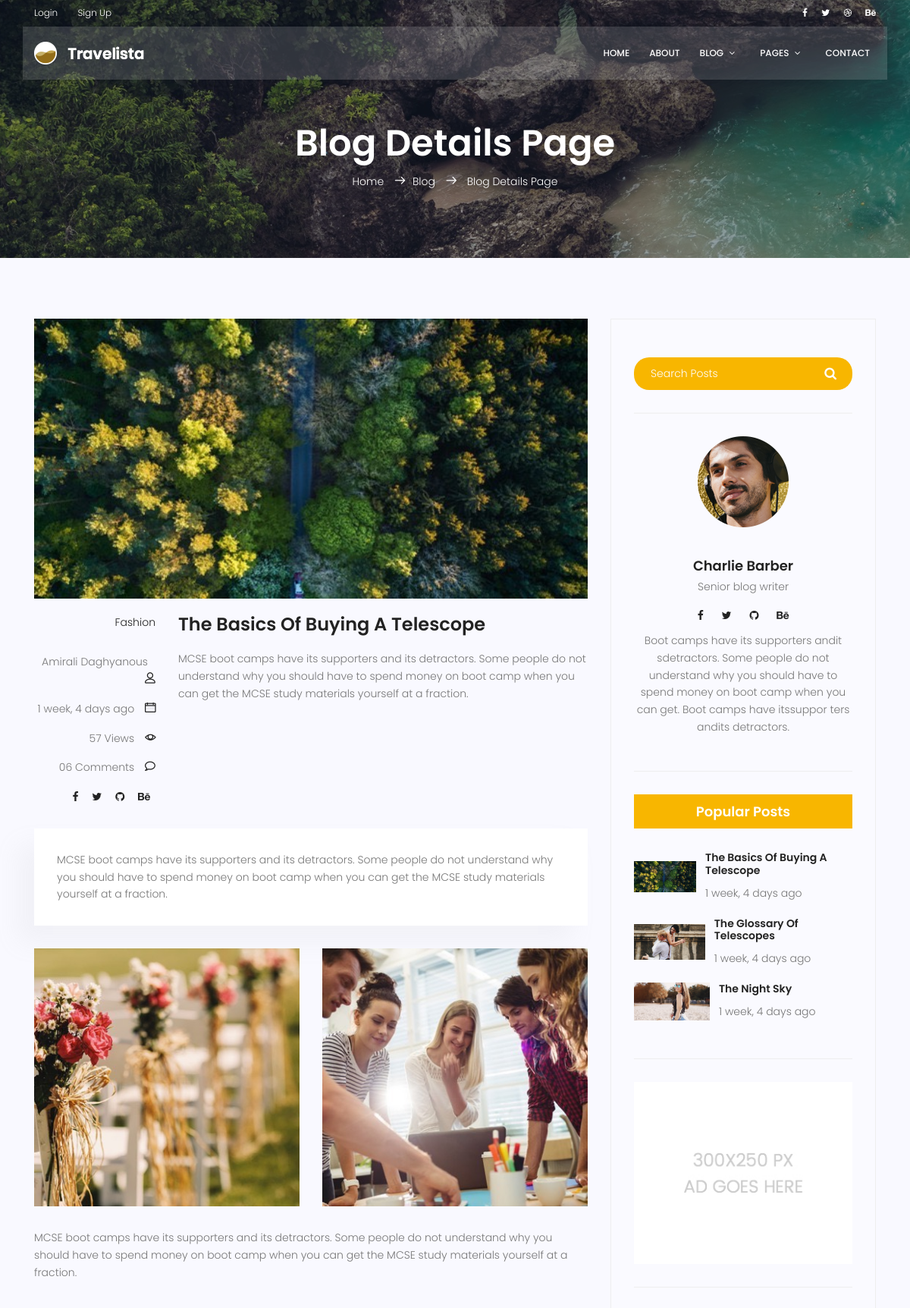
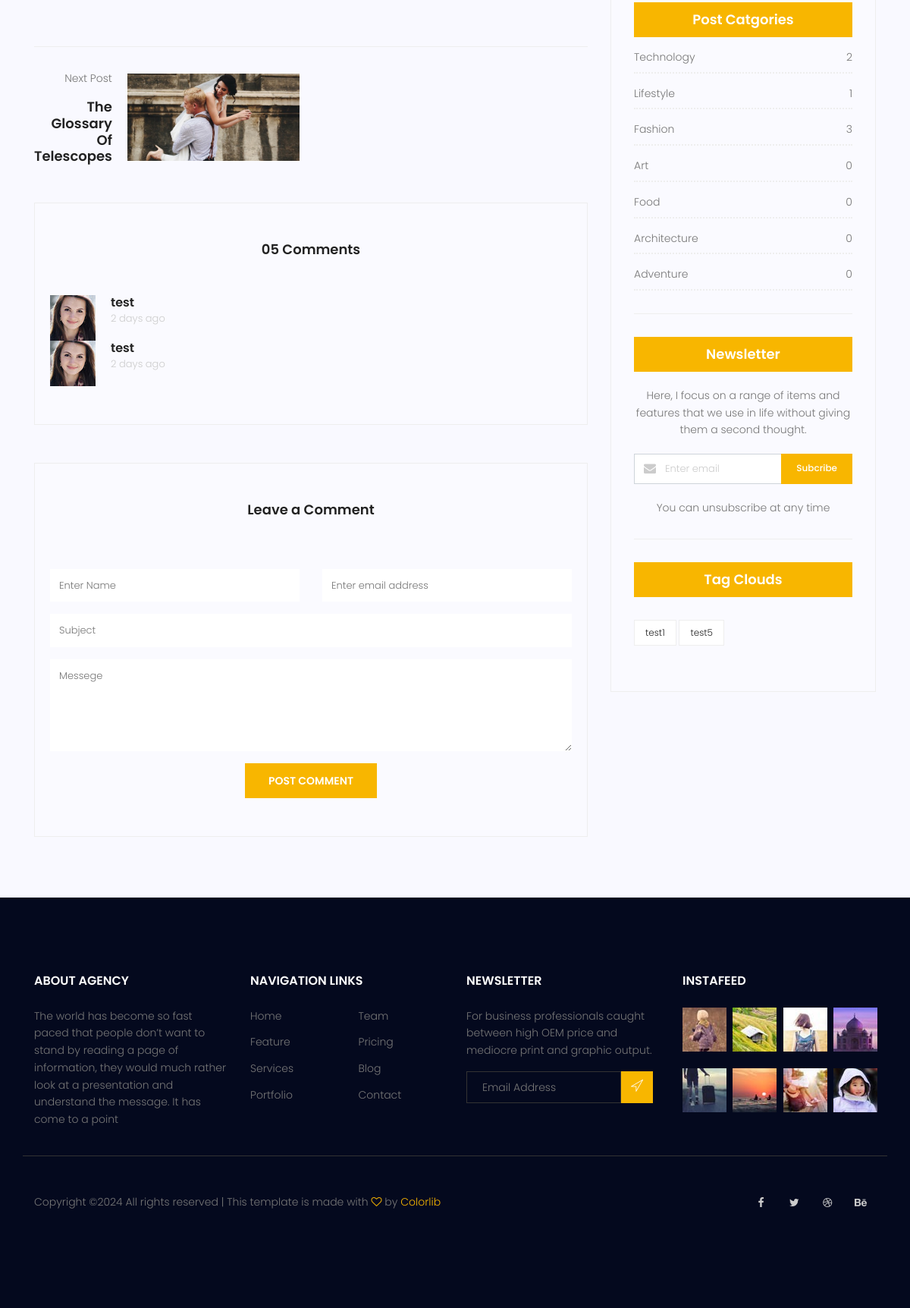
Page /blog-single/3 on the committed database (2 pictures, top to bottom).
### Blog/models.py (models this page shows, shortened)
class Post(models.Model):
    title=models.CharField(max_length=250)
    content=models.TextField(max_length=250)
    author=models.ForeignKey(User,on_delete=models.SET_NULL,null=True)
    category=models.ManyToManyField(Category)
    create_date=models.DateTimeField(auto_now_add=True)
    published_date=models.DateTimeField(default=timezone.now)
    image=models.ImageField(upload_to='blog',default='blog/default.jpg')
    status=models.BooleanField(default=False)
    counted_views=models.IntegerField(default=0)
    tags = TaggableManager()

class Category(models.Model):
    name=models.CharField(max_length=250)
    def __str__(self):
        return self.name

class Comment(models.Model):
    name=models.CharField(max_length=250)
    email=models.EmailField()
    subject=models.CharField(max_length=250)
    message=models.TextField(max_length=250)
    post=models.ForeignKey(Post,on_delete=models.CASCADE)
    create_date=models.DateTimeField(auto_now_add=True)
    published_date=models.DateTimeField(default=timezone.now)
    approved=models.BooleanField(default=False)

### Blog/views.py (the view)
# urls.py: path('blog-single/<int:pid>',blogsingle,name="blogsingle"),
def blogsingle(request,pid):
        if request.method == 'POST':
            form=CommentForm(request.POST)
            if form.is_valid():
                form.save()
            return redirect('blogsingle',pid=pid)
        else:
            post = get_object_or_404(Post, published_date__lte=timezone.now(), status=True, id=pid)
            comments=Comment.objects.filter(post=post.id,approved=True)
            previous_post=Post.objects.filter(published_date__lte=timezone.now(), status=True).exclude(id__gte=pid).last()
            next_post=Post.objects.filter(published_date__lte=timezone.now(), status=True).exclude(id__lte=pid).first()
            post.counted_views+=1
            post.save()
            form = CommentForm()
            context = {'post': post,
                       'form':form,
                       'Comments':comments,
                       "previous_post":previous_post,
                       "next_post":next_post}
            return render(request, 'Blog/blog-single.html', context)

### templates/Blog/blog-single.html (shortened to what this page needs)
{% extends 'base.html' %}
{% load static %}
{% load blog_tags %}
{% load humanize %}
{% block banner_area %}
    <section class="relative about-banner">
        <div class="overlay overlay-bg"></div>
        <div class="container">
            <div class="row d-flex align-items-center justify-content-center">
                <div class="about-content col-lg-12">
                    <h1 class="text-white">
                        Blog Details Page
                    </h1>
                    <p class="text-white link-nav"><a href="../index.html">Home </a> <span
                            class="lnr lnr-arrow-right"></span><a href="blog-home.html">Blog </a> <span
                            class="lnr lnr-arrow-right"></span> <a href="blog-single.html"> Blog Details Page</a></p>
                </div>
            </div>
        </div>
    </section>
{% endblock %}
{% block content %}
    <section class="post-content-area single-post-area">
        <div class="container">
            <div class="row">
                <div class="col-lg-8 posts-list">
                    <div class="single-post row">
                        <div class="col-lg-12">
                            <div class="feature-img">
                                <img class="img-fluid" src="{{ post.image.url }}" alt="">
                            </div>
                        </div>
                        <div class="col-lg-3  col-md-3 meta-details">
                            <ul class="tags">
                                {% for cat in post.category.all %}
                                    <li><a href="#">{{ cat }}</a></li>
                                {% endfor %}
                            </ul>
                            <div class="user-details row">
                                <p class="user-name col-lg-12 col-md-12 col-6"><a
                                        href="#">{{ post.author.get_full_name }}</a> <span class="lnr lnr-user"></span>
                                </p>
                                <p class="date col-lg-12 col-md-12 col-6"><a
                                        href="#">{{ post.published_date|naturaltime }}</a> <span
                                        class="lnr lnr-calendar-full"></span></p>
                                <p class="view col-lg-12 col-md-12 col-6"><a href="#">{{ post.counted_views }} Views</a>
                                    <span class="lnr lnr-eye"></span></p>
                                <p class="comments col-lg-12 col-md-12 col-6"><a href="#">06 Comments</a> <span
                                        class="lnr lnr-bubble"></span></p>
                                <ul class="social-links col-lg-12 col-md-12 col-6">
                                    <li><a href="#"><i class="fa fa-facebook"></i></a></li>
                                    <li><a href="#"><i class="fa fa-twitter"></i></a></li>
                                    <li><a href="#"><i class="fa fa-github"></i></a></li>
                                    <li><a href="#"><i class="fa fa-behance"></i></a></li>
                                </ul>
                            </div>
                        </div>
                        <div class="col-lg-9 col-md-9">
                            <h3 class="mt-20 mb-20">{{ post.title }}</h3>
                            <p class="excert">
                                {{ post.content }}
                            </p>
                        </div>
                        <div class="col-lg-12">
                            <div class="quotes">
                                {{ post.content }}
                            </div>
                            <div class="row mt-30 mb-30">
                                <div class="col-6">
                                    <img class="img-fluid" src="{% static "img/blog/post-img1.jpg" %}" alt="">
                                </div>
                                <div class="col-6">
                                    <img class="img-fluid" src="{% static "img/blog/post-img2.jpg" %}" alt="">
                                </div>
                                <div class="col-lg-12 mt-30">
                                    <p>
                                        {{ post.content }}
                                    </p>
                                </div>
                            </div>
                        </div>
                    </div>
                    <div class="navigation-area">
                        <div class="row">
                            {% if not next_post == none %}
                                <div class="col-lg-6 col-md-6 col-12 nav-right flex-row d-flex justify-content-end align-items-center">
                                    <div class="detials">
                                        <p>Next Post</p>
                                        <a href="{% url "blogsingle" pid=next_post.id %}"><h4>{{ next_post.title }}</h4>
                                        </a>
                                    </div>
                                    <div class="arrow">
                                        <a href="{% url "blogsingle" pid=next_post.id %}"></a>
                                    </div>
                                    <div class="thumb">
                                        <a href="{% url "blogsingle" pid=next_post.id %}"><img class="img-fluid"
                                                                                               src="{{ next_post.image.url }}"
                                                                                               alt=""></a>
                                    </div>
                                </div>
                            {% endif %}
                        </div>
                    </div>
                    <div class="comments-area">
                        <h4>05 Comments</h4>
                        <div class="comment-list">
                            {% for comment in Comments %}
                                <div class="single-comment justify-content-between d-flex">
                                    <div class="user justify-content-between d-flex">
                                        <div class="thumb">
                                            <img src="{% static "img/blog/c1.jpg" %}" alt="">
                                        </div>
                                        <div class="desc">
                                            <h5><a href="#">{{ comment.subject }}</a></h5>
                                            <p class="date">{{ comment.published_date|naturaltime }} </p>
                                        </div>
                                    </div>
                                </div>
                            {% endfor %}
                        </div>
                    </div>
                    <div class="comment-form">
                        <h4>Leave a Comment</h4>
                        <form method="post" action="{% url 'blogsingle' pid=post.id %}">
                            <div class="form-group col-lg-6 col-md-12 name">
                                </div>
                            <div class="form-group form-inline">
                                <div class="form-group col-lg-6 col-md-12 name">
                                    <input type="text" class="form-control" name="name" placeholder="Enter Name"
                                           onfocus="this.placeholder = ''" onblur="this.placeholder = 'Enter Name'">
                                </div>
                                <div class="form-group col-lg-6 col-md-12 email">
                                    <input type="email" class="form-control" name="email"
                                           placeholder="Enter email address"
                                           onfocus="this.placeholder = ''"
                                           onblur="this.placeholder = 'Enter email address'">
                                </div>
                            </div>
                            <div class="form-group">
                                <input type="text" class="form-control" name="subject" placeholder="Subject"
                                       onfocus="this.placeholder = ''" onblur="this.placeholder = 'Subject'">
                            </div>
                            <div class="form-group">
                            <textarea class="form-control mb-10" rows="5" name="message" placeholder="Messege"
                                      onfocus="this.placeholder = ''" onblur="this.placeholder = 'Messege'"
                                      required=""></textarea>
                            </div>
                            <button href="#" type="submit" class="primary-btn text-uppercase">Post Comment</button>
                        </form>
                    </div>
                </div>
                <div class="col-lg-4 sidebar-widgets">
                    <div class="widget-wrap">
                        {% include 'Blog/blog-search.html' %}
                        {% include 'Blog/blog-userinfo.html' %}
                        {% popularpost %}
                        {% include 'Blog/blog-ads.html' %}
                        {% categories %}
                        {% include 'Blog/blog-newsletter.html' %}
                        {% blog_tags post.tags.all %}
                    </div>
                </div>
            </div>
        </div>
    </section>
{% endblock %}

### templates/Blog/blog-popularposts.html
{% load static %}
{% load humanize %}
<div class="single-sidebar-widget popular-post-widget">
    <h4 class="popular-title">Popular Posts</h4>
    <div class="popular-post-list">
            {% for post in posts %}
        <div class="single-post-list d-flex flex-row align-items-center">
            <div class="thumb">
                <img class="img-fluid" src=" {{post.image.url}}" alt="">
            </div>
            <div class="details">
                <a href="{% url 'blogsingle' pid=post.id %}"><h6>{{ post.title}}</h6></a>
                <p>{{ post.published_date|naturaltime}}</p>
            </div>
        </div>
        {% endfor %}
    </div>
</div>

### templates/Blog/blog-category.html
{% load blog_tags %}
<div class="single-sidebar-widget post-category-widget">
    <h4 class="category-title">Post Catgories</h4>
    <ul class="cat-list">
        {% for name,count in categories.items %}
        <li>
            <a href="{% url "category"  cat=name.name %}" class="d-flex justify-content-between" >
                <p>{{ name }}</p>
                <p>{{ count }}</p>
            </a>
        </li>
        {% endfor  %}
    </ul>
</div>

### templates/Blog/blog-tags.html
<div class="single-sidebar-widget tag-cloud-widget">
    <h4 class="tagcloud-title">Tag Clouds</h4>
    <ul>
        {% for tag in tags %}
        <li><a href="{% url 'tags'  tag_names=tag.name %}">{{ tag.name }}</a></li>
        {% endfor %}
    </ul>
</div>

### rows in the picture
Post: image (picture), author.get_full_name "Amirali Daghyanous", published_date "1 week, 4 days ago", counted_views "57", title "The Basics Of Buying A Telescope", content "MCSE boot camps have its supporters and its detractors. Some people do not understand why you should have to spend money on boot camp when you can get the MCSE study materials yourself at a fraction."
Category: name "Fashion", id "3"
Post: title "The Glossary Of Telescopes", image (picture), published_date "1 week, 4 days ago"
Comment: subject "test", published_date "2 days ago"
Comment: subject "test", published_date "2 days ago"
Post: image (picture), title "The Night Sky", published_date "1 week, 4 days ago"
Category: name "Technology", count "2"
Category: name "Lifestyle", count "1"
Category: name "Art", count "0"
Category: name "Food", count "0"
Category: name "Architecture", count "0"
Category: name "Adventure", count "0"
Tag: name "test1"
Tag: name "test5"
